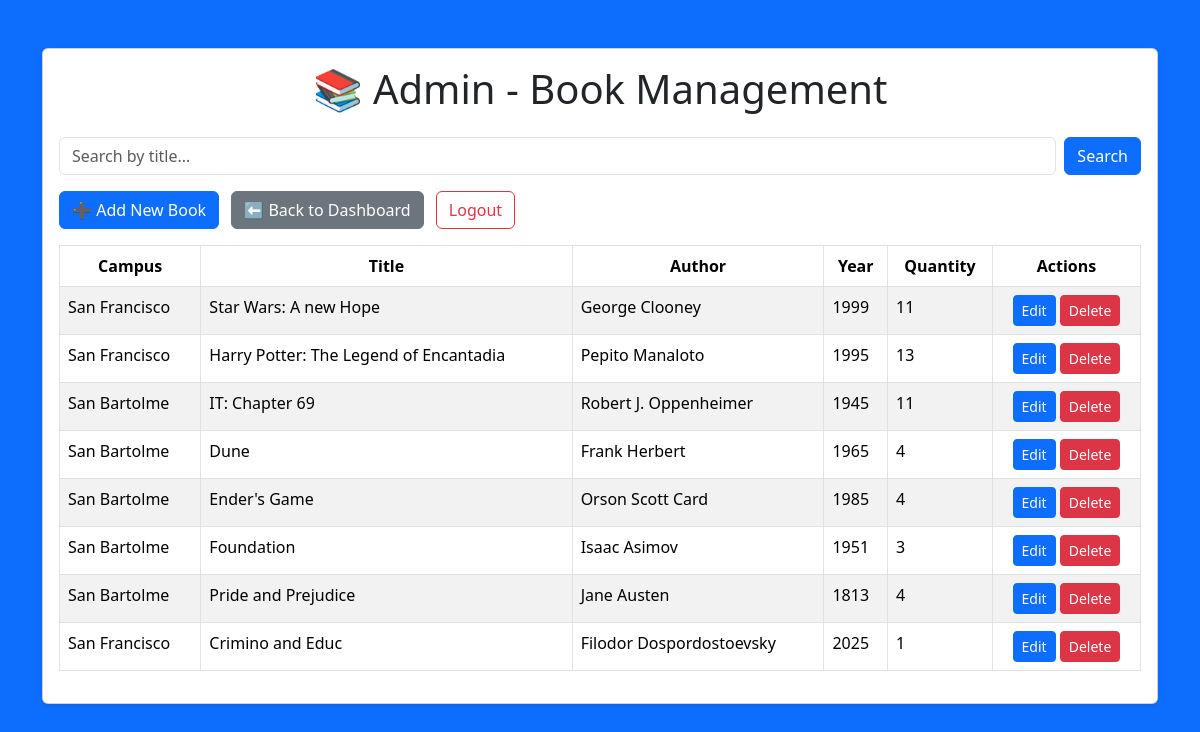
Screenshot of /admin_books.php (signed in) with the database file from the repository.
### tables this page shows
CREATE TABLE `books` (
  `id` int(11) NOT NULL,
  `campus` varchar(25) NOT NULL,
  `title` varchar(255) NOT NULL,
  `author` varchar(255) DEFAULT NULL,
  `year` int(11) DEFAULT NULL,
  `quantity` int(11) DEFAULT NULL,
  `category` varchar(100) DEFAULT NULL
);

### admin_books.php (the view, shortened to what this page needs)
<?php
include('db_connection.php');
$search = "";
if (isset($_GET['search'])) {
    $search = $_GET['search'];
    $stmt = $conn->prepare("SELECT * FROM books WHERE title LIKE ?");
    $searchTerm = "%" . $search . "%";
    $stmt->bind_param("s", $searchTerm);
} else {
    $stmt = $conn->prepare("SELECT * FROM books");
}
$stmt->execute();
$result = $stmt->get_result();
?>
<!DOCTYPE html>
<html>
<head>
    <link href="https://cdn.jsdelivr.net/npm/bootstrap@5.3.3/dist/css/bootstrap.min.css" rel="stylesheet">
</head>
<body>
<div class="container my-5">
    <div class="card shadow-sm">
        <div class="card-body">
            <h1 class="text-center mb-4">📚 Admin - Book Management</h1>
            <form method="GET" class="d-flex mb-3">
                <input type="text" name="search" class="form-control me-2" placeholder="Search by title..." value="<?= htmlspecialchars($search) ?>">
                <button type="submit" class="btn btn-primary">Search</button>
            </form>
            <div class="mb-3">
                <a href="add_book.php" class="btn btn-primary me-2">➕ Add New Book</a>
                <a href="admin_dashboard.php" class="btn btn-secondary me-2">⬅️ Back to Dashboard</a>
                <a href="logout.php" class="btn btn-outline-danger">Logout</a>
            </div>
            <div class="table-responsive">
                <table class="table table-striped table-bordered">
                    <thead class="text-center">
                        <tr>
                            <th>Campus</th>
                            <th>Title</th>
                            <th>Author</th>
                            <th>Year</th>
                            <th>Quantity</th>
                            <th>Actions</th>
                        </tr>
                    </thead>
                    <tbody>
                    <?php while ($row = $result->fetch_assoc()): ?>
                        <tr>
                            <td><?= htmlspecialchars($row['campus']) ?></td>
                            <td><?= htmlspecialchars($row['title']) ?></td>
                            <td><?= htmlspecialchars($row['author']) ?></td>
                            <td><?= htmlspecialchars($row['year']) ?></td>
                            <td><?= htmlspecialchars($row['quantity']) ?></td>
                            <td class="text-center">
                                <a href="edit_book.php?id=<?= $row['id'] ?>" class="btn btn-sm btn-primary">Edit</a>
                                <a href="delete_book.php?id=<?= $row['id'] ?>" class="btn btn-sm btn-danger" onclick="return confirm('Are you sure?')">Delete</a>
                            </td>
                        </tr>
                    <?php endwhile; ?>
                    </tbody>
                </table>
            </div>
        </div>
    </div>
</div>
</body>
</html>

### admin_books.php (style rules this page uses)
body { background-color: #0d6efd; color: white; }

### rows the page displays
books: campus "San Francisco", title "Star Wars: A new Hope", author "George Clooney", year "1999", quantity "11"
books: campus "San Francisco", title "Harry Potter: The Legend of Encantadia", author "Pepito Manaloto", year "1995", quantity "13"
books: campus "San Bartolme", title "IT: Chapter 69", author "Robert J. Oppenheimer", year "1945", quantity "11"
books: campus "San Bartolme", title "Dune", author "Frank Herbert", year "1965", quantity "4"
books: campus "San Bartolme", title "Ender's Game", author "Orson Scott Card", year "1985", quantity "4"
books: campus "San Bartolme", title "Foundation", author "Isaac Asimov", year "1951", quantity "3"
books: campus "San Bartolme", title "Pride and Prejudice", author "Jane Austen", year "1813", quantity "4"
books: campus "San Francisco", title "Crimino and Educ", author "Filodor Dospordostoevsky", year "2025", quantity "1"
